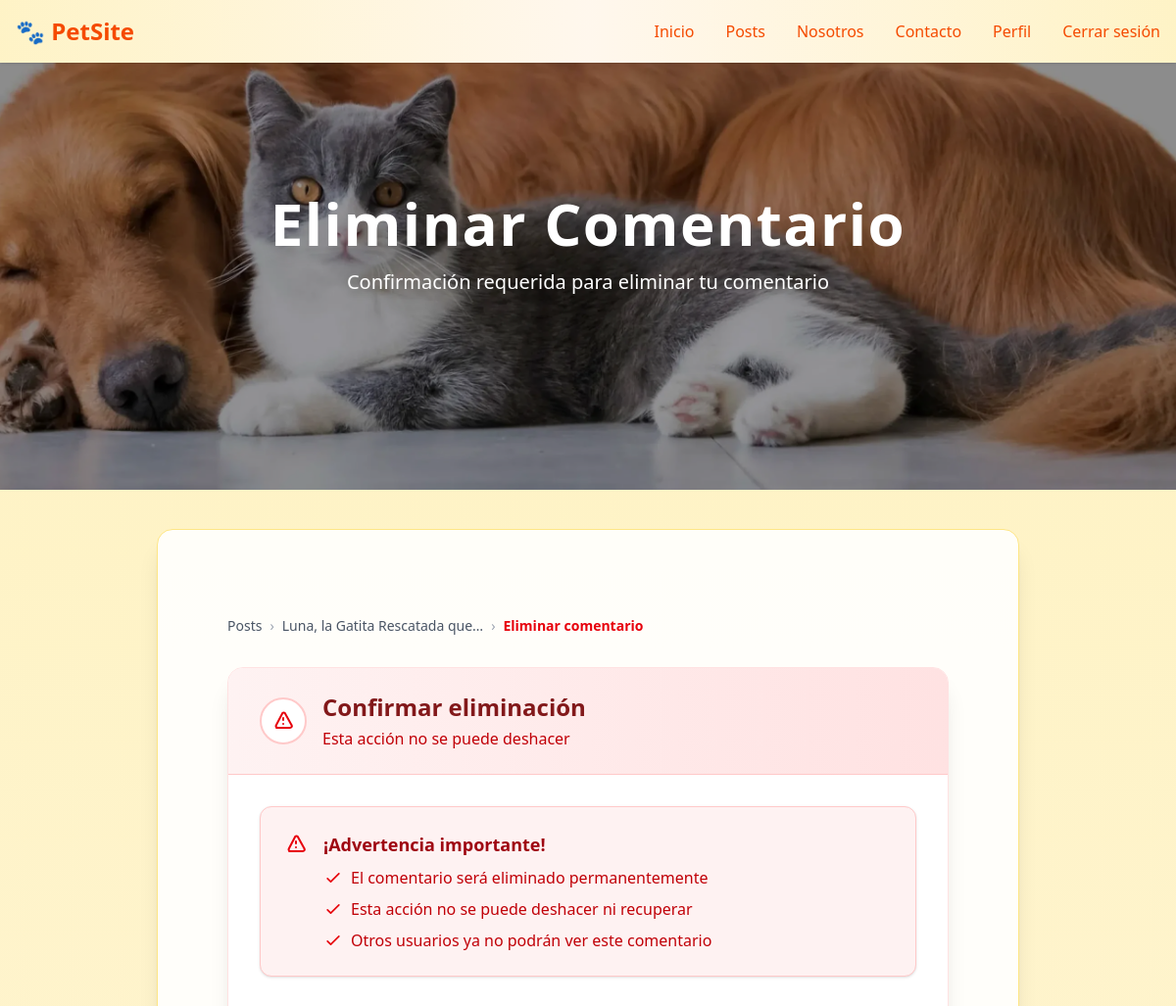
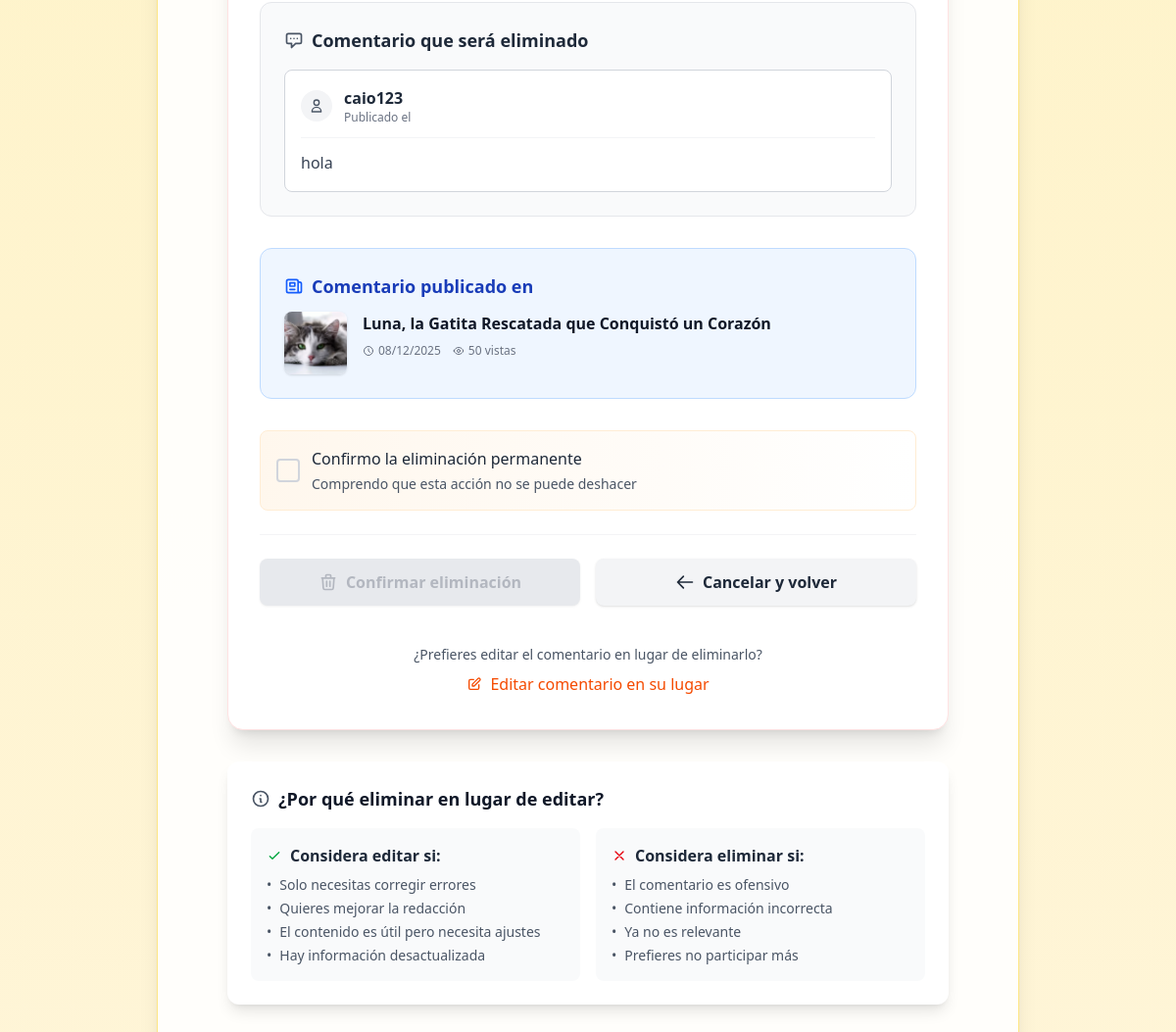
/posts/comentarios/eliminar/8/ (signed in), run on the app's committed database (2 pictures, top to bottom).
### apps/comentarios/models.py (models this page shows, shortened)
class Comentario(models.Model):
    articulo = models.ForeignKey(Articulo, on_delete=models.CASCADE, related_name='comentarios')
    autor = models.ForeignKey(User, on_delete=models.CASCADE)
    contenido = models.TextField()
    fecha = models.DateTimeField(auto_now_add=True)
    class Meta:
        ordering = ['-fecha']
        verbose_name = "Comentario"
        verbose_name_plural = "Comentarios"

### apps/posts/models.py (models this page shows, shortened)
class Articulo(models.Model):
    titulo = models.CharField(max_length=200)
    contenido = models.TextField()
    categoria = models.ForeignKey(Categoria, on_delete=models.SET_NULL, null=True)
    autor = models.ForeignKey(User, on_delete=models.CASCADE, related_name='articulos')
    fecha_publicacion = models.DateTimeField(auto_now_add=True)
    visitas = models.PositiveIntegerField(default=0)
    destacado = models.BooleanField(default=False)
    class Meta:
        ordering = ['-fecha_publicacion']

class ImagenArticulo(models.Model):
    articulo = models.ForeignKey(Articulo, on_delete=models.CASCADE, related_name='imagenes')
    imagen = models.ImageField(upload_to='articulos/imagenes/')
    class Meta:
        verbose_name = "Imagen de Artículo"
        verbose_name_plural = "Imágenes de Artículo"

### apps/usuarios/models.py (models this page shows, shortened)
class Usuario(AbstractUser):
    email = models.EmailField(unique=True)
    telefono = models.CharField(max_length=20, null=True, blank=True)
    avatar = models.ImageField(upload_to='avatars/', default='avatars/default.webp', null=True, blank=True)
    pass

### apps/comentarios/views.py (the view)
# urls.py: path('eliminar/<int:pk>/', ComentarioDeleteView.as_view(), name='eliminar_comentario'),
class ComentarioDeleteView(ComentarioPermisoMixin, DeleteView):
    model = Comentario
    template_name = 'comentarios/eliminar_comentario.html'

### apps/comentarios/mixins.py (called while the page is built)
    def test_func(self):
        comentario = self.get_object()
        return(
            self.request.user == comentario.autor
            or self.request.user.is_superuser
            or self.request.user.is_staff
        )

### templates/comentarios/eliminar_comentario.html (shortened to what this page needs)
{% extends 'layouts/general-layout.html' %}
{% load static %}
{% block banner %}
<section class="relative w-full h-[300px] md:h-[420px] lg:h-[500px] overflow-hidden">
  <div class="absolute inset-0 flex items-center justify-center bg-black/40">
    <div class="text-center">
      <h1 class="text-white text-4xl md:text-6xl font-extrabold tracking-wide drop-shadow-xl mb-4">
        Eliminar Comentario
      </h1>
      <p class="text-white text-base sm:text-lg md:text-xl font-medium max-w-2xl mx-auto drop-shadow-lg px-2">
        Confirmación requerida para eliminar tu comentario
      </p>
    </div>
  </div>
</section>
{% endblock banner %}
{% block content %}
<div class="max-w-3xl mx-auto px-4 py-12">
  <nav class="mb-8" aria-label="Navegación">
    <ol class="flex items-center space-x-2 text-sm text-gray-600">
      <li>
        <a href="{% url 'posts:articulo_lista' %}" class="hover:text-red-600 transition-colors">
          Posts
        </a>
      </li>
      <li class="text-gray-400">›</li>
      <li>
        <a href="{% url 'posts:articulo_detalle' object.articulo.pk %}" class="hover:text-red-600 transition-colors">
          {{ object.articulo.titulo|truncatechars:30 }}
        </a>
      </li>
      <li class="text-gray-400">›</li>
      <li class="text-red-600 font-semibold">Eliminar comentario</li>
    </ol>
  </nav>
  <div class="bg-white rounded-2xl shadow-xl overflow-hidden border border-red-100">
    <div class="bg-gradient-to-r from-red-50 to-red-100 px-8 py-6 border-b border-red-200">
      <div class="flex items-center">
        <div class="w-12 h-12 bg-white border-2 border-red-200 rounded-full flex items-center justify-center mr-4">
          <svg class="w-6 h-6 text-red-600" fill="none" stroke="currentColor" viewBox="0 0 24 24">
            <path stroke-linecap="round" stroke-linejoin="round" stroke-width="2" d="M12 9v2m0 4h.01m-6.938 4h13.856c1.54 0 2.502-1.667 1.732-2.5L13.732 4c-.77-.833-1.732-.833-2.464 0L4.732 16.5c-.77.833.192 2.5 1.732 2.5z"></path>
          </svg>
        </div>
        <div>
          <h2 class="text-2xl font-bold text-red-900">Confirmar eliminación</h2>
          <p class="text-red-700 mt-1">Esta acción no se puede deshacer</p>
        </div>
      </div>
    </div>
    <div class="p-8">
      <div class="mb-8 p-6 bg-red-50 border border-red-200 rounded-xl shadow-sm">
        <div class="flex items-start">
          <div class="flex-1">
            <h3 class="text-lg font-bold text-red-800 mb-2">¡Advertencia importante!</h3>
            <ul class="space-y-2 text-red-700">
              <li class="flex items-start">
                <svg class="w-5 h-5 text-red-600 mr-2 mt-0.5 flex-shrink-0" fill="none" stroke="currentColor" viewBox="0 0 24 24">
                  <path stroke-linecap="round" stroke-linejoin="round" stroke-width="2" d="M5 13l4 4L19 7"></path>
                </svg>
                <span>El comentario será eliminado permanentemente</span>
              </li>
              <li class="flex items-start">
                <svg class="w-5 h-5 text-red-600 mr-2 mt-0.5 flex-shrink-0" fill="none" stroke="currentColor" viewBox="0 0 24 24">
                  <path stroke-linecap="round" stroke-linejoin="round" stroke-width="2" d="M5 13l4 4L19 7"></path>
                </svg>
                <span>Esta acción no se puede deshacer ni recuperar</span>
              </li>
              <li class="flex items-start">
                <svg class="w-5 h-5 text-red-600 mr-2 mt-0.5 flex-shrink-0" fill="none" stroke="currentColor" viewBox="0 0 24 24">
                  <path stroke-linecap="round" stroke-linejoin="round" stroke-width="2" d="M5 13l4 4L19 7"></path>
                </svg>
                <span>Otros usuarios ya no podrán ver este comentario</span>
              </li>
            </ul>
          </div>
        </div>
      </div>
      <div class="mb-8 p-6 bg-gray-50 border border-gray-200 rounded-xl">
        <h3 class="text-lg font-semibold text-gray-800 mb-4 flex items-center">
          <svg class="w-5 h-5 text-gray-600 mr-2" fill="none" stroke="currentColor" viewBox="0 0 24 24">
            <path stroke-linecap="round" stroke-linejoin="round" stroke-width="2" d="M8 10h.01M12 10h.01M16 10h.01M9 16H5a2 2 0 01-2-2V6a2 2 0 012-2h14a2 2 0 012 2v8a2 2 0 01-2 2h-5l-5 5v-5z"></path>
          </svg>
          Comentario que será eliminado
        </h3>
        <div class="bg-white rounded-lg p-4 border border-gray-300">
          <div class="flex items-center mb-3 pb-3 border-b border-gray-100">
            <div class="w-8 h-8 bg-gray-100 rounded-full flex items-center justify-center mr-3">
              <svg class="w-4 h-4 text-gray-600" fill="none" stroke="currentColor" viewBox="0 0 24 24">
                <path stroke-linecap="round" stroke-linejoin="round" stroke-width="2" d="M16 7a4 4 0 11-8 0 4 4 0 018 0zM12 14a7 7 0 00-7 7h14a7 7 0 00-7-7z"></path>
              </svg>
            </div>
            <div>
              <p class="font-semibold text-gray-800">{{ object.autor.username }}</p>
              <p class="text-xs text-gray-500">Publicado el {{ object.fecha_creacion|date:"d/m/Y H:i" }}</p>
            </div>
          </div>
          <div class="text-gray-700 leading-relaxed">
            {{ object.contenido|linebreaks }}
          </div>
        </div>
      </div>
      <div class="mb-8 p-6 bg-blue-50 border border-blue-200 rounded-xl">
        <h3 class="text-lg font-semibold text-blue-800 mb-3 flex items-center">
          <svg class="w-5 h-5 text-blue-600 mr-2" fill="none" stroke="currentColor" viewBox="0 0 24 24">
            <path stroke-linecap="round" stroke-linejoin="round" stroke-width="2" d="M19 20H5a2 2 0 01-2-2V6a2 2 0 012-2h10a2 2 0 012 2v1m2 13a2 2 0 01-2-2V7m2 13a2 2 0 002-2V9a2 2 0 00-2-2h-2m-4-3H9M7 16h6M7 8h6v4H7V8z"></path>
          </svg>
          Comentario publicado en
        </h3>
        <div class="flex items-start">
          {% if object.articulo.imagenes.all %}
            <img src="{{ object.articulo.imagenes.all.0.imagen.url }}"
                 alt="{{ object.articulo.titulo }}"
                 class="w-16 h-16 object-cover rounded-lg mr-4 flex-shrink-0 shadow-sm">
          {% endif %}
          <div>
            <h4 class="font-bold text-gray-900">{{ object.articulo.titulo }}</h4>
            <div class="flex items-center mt-2 text-xs text-gray-500">
              <span class="flex items-center mr-3">
                <svg class="w-3 h-3 mr-1" fill="none" stroke="currentColor" viewBox="0 0 24 24">
                  <path stroke-linecap="round" stroke-linejoin="round" stroke-width="2" d="M12 8v4l3 3m6-3a9 9 0 11-18 0 9 9 0 0118 0z"></path>
                </svg>
                {{ object.articulo.fecha_publicacion|date:"d/m/Y" }}
              </span>
              <span class="flex items-center">
                {{ object.articulo.visitas }} vistas
              </span>
            </div>
          </div>
        </div>
      </div>
      <form method="POST" id="deleteForm" class="space-y-6">
        <div class="bg-gradient-to-r from-orange-50 to-white rounded-lg border border-orange-100 p-4">
          <label class="flex items-center space-x-3 cursor-pointer group">
            <div class="relative">
              <div class="w-6 h-6 border-2 border-gray-300 rounded
                          peer-checked:border-orange-600 peer-checked:bg-orange-600
                          transition-all duration-200 group-hover:border-orange-500
                          flex items-center justify-center">
              </div>
            </div>
            <div class="flex-1">
              <span class="text-gray-800 font-medium block">
                Confirmo la eliminación permanente
              </span>
              <span class="text-gray-600 text-sm block mt-1">
                Comprendo que esta acción no se puede deshacer
              </span>
            </div>
          </label>
        </div>
        <div class="flex flex-col sm:flex-row gap-4 pt-6 border-t border-gray-100">
          <button
            type="submit"
            id="deleteButton"
            class="inline-flex items-center justify-center px-6 py-3 bg-gray-300 text-gray-500 font-bold rounded-lg shadow transition-all duration-200 flex-1 cursor-not-allowed"
            disabled
          >
            <svg class="w-5 h-5 mr-2" fill="none" stroke="currentColor" viewBox="0 0 24 24">
              <path stroke-linecap="round" stroke-linejoin="round" stroke-width="2" d="M19 7l-.867 12.142A2 2 0 0116.138 21H7.862a2 2 0 01-1.995-1.858L5 7m5 4v6m4-6v6m1-10V4a1 1 0 00-1-1h-4a1 1 0 00-1 1v3M4 7h16"></path>
            </svg>
            Confirmar eliminación
          </button>
          <a href="{% url 'posts:articulo_detalle' object.articulo.pk %}"
             class="inline-flex items-center justify-center px-6 py-3 bg-gray-100 hover:bg-gray-200 text-gray-800 font-semibold rounded-lg shadow hover:shadow-lg transition-all duration-200 flex-1"
          >
            <svg class="w-5 h-5 mr-2" fill="none" stroke="currentColor" viewBox="0 0 24 24">
              <path stroke-linecap="round" stroke-linejoin="round" stroke-width="2" d="M10 19l-7-7m0 0l7-7m-7 7h18"></path>
            </svg>
            Cancelar y volver
          </a>
        </div>
        <div class="text-center pt-4">
          <p class="text-gray-600 text-sm mb-2">
            ¿Prefieres editar el comentario en lugar de eliminarlo?
          </p>
          <a href="{% url 'comentarios:editar_comentario' object.pk %}"
             class="inline-flex items-center text-orange-600 hover:text-orange-800 font-medium"
          >
            <svg class="w-4 h-4 mr-2" fill="none" stroke="currentColor" viewBox="0 0 24 24">
              <path stroke-linecap="round" stroke-linejoin="round" stroke-width="2" d="M11 5H6a2 2 0 00-2 2v11a2 2 0 002 2h11a2 2 0 002-2v-5m-1.414-9.414a2 2 0 112.828 2.828L11.828 15H9v-2.828l8.586-8.586z"></path>
            </svg>
            Editar comentario en su lugar
          </a>
        </div>
      </form>
    </div>
  </div>
  <div class="mt-8 bg-white rounded-xl shadow-lg p-6">
    <h3 class="text-lg font-bold text-gray-900 mb-4 flex items-center">
      <svg class="w-5 h-5 text-gray-600 mr-2" fill="none" stroke="currentColor" viewBox="0 0 24 24">
        <path stroke-linecap="round" stroke-linejoin="round" stroke-width="2" d="M13 16h-1v-4h-1m1-4h.01M21 12a9 9 0 11-18 0 9 9 0 0118 0z"></path>
      </svg>
      ¿Por qué eliminar en lugar de editar?
    </h3>
    <div class="grid grid-cols-1 md:grid-cols-2 gap-4">
      <div class="bg-gray-50 p-4 rounded-lg">
        <h4 class="font-semibold text-gray-800 mb-2 flex items-center">
          <svg class="w-4 h-4 text-green-600 mr-2" fill="none" stroke="currentColor" viewBox="0 0 24 24">
            <path stroke-linecap="round" stroke-linejoin="round" stroke-width="2" d="M5 13l4 4L19 7"></path>
          </svg>
          Considera editar si:
        </h4>
        <ul class="text-gray-600 text-sm space-y-1">
          <li class="flex items-start">
            <span class="mr-2">•</span>
            <span>Solo necesitas corregir errores</span>
          </li>
          <li class="flex items-start">
            <span class="mr-2">•</span>
            <span>Quieres mejorar la redacción</span>
          </li>
          <li class="flex items-start">
            <span class="mr-2">•</span>
            <span>El contenido es útil pero necesita ajustes</span>
          </li>
          <li class="flex items-start">
            <span class="mr-2">•</span>
            <span>Hay información desactualizada</span>
          </li>
        </ul>
      </div>
      <div class="bg-gray-50 p-4 rounded-lg">
        <h4 class="font-semibold text-gray-800 mb-2 flex items-center">
          <svg class="w-4 h-4 text-red-600 mr-2" fill="none" stroke="currentColor" viewBox="0 0 24 24">
            <path stroke-linecap="round" stroke-linejoin="round" stroke-width="2" d="M6 18L18 6M6 6l12 12"></path>
          </svg>
          Considera eliminar si:
        </h4>
        <ul class="text-gray-600 text-sm space-y-1">
          <li class="flex items-start">
            <span class="mr-2">•</span>
            <span>El comentario es ofensivo</span>
          </li>
          <li class="flex items-start">
            <span class="mr-2">•</span>
            <span>Contiene información incorrecta</span>
          </li>
          <li class="flex items-start">
            <span class="mr-2">•</span>
            <span>Ya no es relevante</span>
          </li>
          <li class="flex items-start">
            <span class="mr-2">•</span>
            <span>Prefieres no participar más</span>
          </li>
        </ul>
      </div>
    </div>
  </div>
</div>
{% endblock content %}

### static/css/styles.css (style rules this page uses)
button:disabled { opacity: 0.5; cursor: not-allowed; }
.transition-all { transition-property: all; transition-timing-function: cubic-bezier(0.4, 0, 0.2, 1); transition-duration: 300ms; }

### data on the page
Comentario: articulo.titulo "Luna, la Gatita Rescatada que…", autor.username "caio123", contenido "hola", articulo.imagenes.all.0.imagen (picture), articulo.titulo "Luna, la Gatita Rescatada que Conquistó un Corazón", articulo.fecha_publicacion "08/12/2025", articulo.visitas "50"
